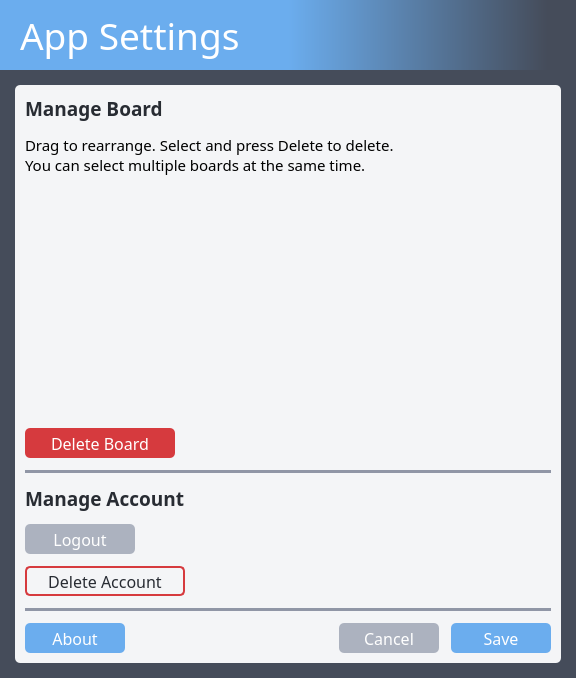
<?xml version="1.0" encoding="UTF-8"?>
<ui version="4.0">
 <class>SettingsWindow</class>
 <widget class="QMainWindow" name="SettingsWindow">
  <property name="geometry">
   <rect>
    <x>0</x>
    <y>0</y>
    <width>576</width>
    <height>678</height>
   </rect>
  </property>
  <property name="windowTitle">
   <string>App Settings</string>
  </property>
  <property name="windowIcon">
   <iconset resource="../../resources.qrc">
    <normaloff>:/img/resources/img/icon.png</normaloff>:/img/resources/img/icon.png</iconset>
  </property>
  <property name="styleSheet">
   <string notr="true">background-color: #454c5a;</string>
  </property>
  <property name="iconSize">
   <size>
    <width>128</width>
    <height>128</height>
   </size>
  </property>
  <widget class="QWidget" name="centralwidget">
   <layout class="QVBoxLayout" name="verticalLayout_3">
    <property name="spacing">
     <number>0</number>
    </property>
    <property name="leftMargin">
     <number>0</number>
    </property>
    <property name="topMargin">
     <number>0</number>
    </property>
    <property name="rightMargin">
     <number>0</number>
    </property>
    <property name="bottomMargin">
     <number>0</number>
    </property>
    <item>
     <widget class="QLabel" name="label_app_settings">
      <property name="sizePolicy">
       <sizepolicy hsizetype="Preferred" vsizetype="Fixed">
        <horstretch>0</horstretch>
        <verstretch>0</verstretch>
       </sizepolicy>
      </property>
      <property name="minimumSize">
       <size>
        <width>0</width>
        <height>70</height>
       </size>
      </property>
      <property name="font">
       <font>
        <family>Torus Pro</family>
        <pointsize>28</pointsize>
       </font>
      </property>
      <property name="styleSheet">
       <string notr="true">background-color: qlineargradient(spread:pad, x1:0.5, y1:0.5, x2:0.95, y2:0.5, stop:0 rgba(107, 173, 238, 255), stop:1 rgba(69, 76, 90, 255));
color: #ffffff;
padding: 0 0 0 10px;</string>
      </property>
      <property name="text">
       <string>App Settings</string>
      </property>
      <property name="margin">
       <number>10</number>
      </property>
     </widget>
    </item>
    <item>
     <widget class="QWidget" name="widget" native="true">
      <layout class="QVBoxLayout" name="verticalLayout_7">
       <property name="leftMargin">
        <number>15</number>
       </property>
       <property name="topMargin">
        <number>15</number>
       </property>
       <property name="rightMargin">
        <number>15</number>
       </property>
       <property name="bottomMargin">
        <number>15</number>
       </property>
       <item>
        <widget class="QWidget" name="widget" native="true">
         <property name="focusPolicy">
          <enum>Qt::TabFocus</enum>
         </property>
         <property name="styleSheet">
          <string notr="true">background-color: #f4f5f7;
border-radius: 5px;</string>
         </property>
         <layout class="QVBoxLayout" name="verticalLayout">
          <property name="spacing">
           <number>12</number>
          </property>
          <property name="leftMargin">
           <number>10</number>
          </property>
          <property name="topMargin">
           <number>10</number>
          </property>
          <property name="rightMargin">
           <number>10</number>
          </property>
          <property name="bottomMargin">
           <number>10</number>
          </property>
          <item>
           <layout class="QHBoxLayout" name="horizontalLayout_3">
            <item>
             <layout class="QVBoxLayout" name="verticalLayout_2">
              <item>
               <widget class="QLabel" name="label_manage_board">
                <property name="font">
                 <font>
                  <family>Torus Pro</family>
                  <pointsize>14</pointsize>
                  <bold>true</bold>
                 </font>
                </property>
                <property name="styleSheet">
                 <string notr="true">color: #282c33;</string>
                </property>
                <property name="text">
                 <string>Manage Board</string>
                </property>
                <property name="wordWrap">
                 <bool>true</bool>
                </property>
               </widget>
              </item>
              <item>
               <widget class="QLabel" name="label_manage_board_desc">
                <property name="font">
                 <font>
                  <family>Torus Pro</family>
                  <pointsize>11</pointsize>
                 </font>
                </property>
                <property name="text">
                 <string>Drag to rearrange. Select and press Delete to delete.
You can select multiple boards at the same time.</string>
                </property>
                <property name="wordWrap">
                 <bool>true</bool>
                </property>
               </widget>
              </item>
              <item>
               <widget class="QListWidget" name="listWidget_manage_board">
                <property name="font">
                 <font>
                  <family>Torus Pro</family>
                  <pointsize>12</pointsize>
                  <bold>true</bold>
                 </font>
                </property>
                <property name="focusPolicy">
                 <enum>Qt::TabFocus</enum>
                </property>
                <property name="styleSheet">
                 <string notr="true">QListWidget::item {
	height: 40px;
	padding: 0 8px 0 8px
}

QListWidget::item {
	background-color: #ffffff;
	color: #000000;
	border-radius: 5px
}

QListWidget::item:hover {
	background-color: #e2e4e9;
	color: #000000
}

QListWidget::item:selected {
	background-color: #cccccc;
	color: #000000
}

QListWidget::item:focus {
	background-color: #cccccc;
	color: #000000
}

QScrollBar:vertical {
	border: none;
	background: #f4f5f7;
	width: 10px;
	margin: 1px 0 0 0;
	border-radius: 5px;
}

QScrollBar::handle:vertical {
	background-color: #bfc0c5;
	min-height: 30px;
	border-radius: 5px;
}

QScrollBar::handle:vertical:hover {
	background-color: #afb0b4;
}

QScrollBar::handle:vertical:pressed {
	background-color: #929497;
}

QScrollBar::sub-line:vertical {
	height: 0;
}

QScrollBar::add-line:vertical {
	height: 0;
}

QScrollBar::up-arrow:vertical,
QScrollBar::down-arrow:vertical {
	background: none;
}

QScrollBar::add-page:vertical,
QScrollBar::sub-page:vertical {
	background: none;
}

QScrollBar QMenu {
	background-color: #ebecf0;
	border: none;
	padding: 5px;
	margin: 0px;
	font-size: 13px;
}

QScrollBar QMenu::item {
	padding: 5px 13px 5px 13px;
	color: #000000;
}

QScrollBar QMenu::item:selected {
	border-radius: 5px;
	background-color: #acb2bf;
	color: #ffffff;
}
</string>
                </property>
                <property name="frameShape">
                 <enum>QFrame::NoFrame</enum>
                </property>
                <property name="dragEnabled">
                 <bool>true</bool>
                </property>
                <property name="dragDropMode">
                 <enum>QAbstractItemView::InternalMove</enum>
                </property>
                <property name="defaultDropAction">
                 <enum>Qt::MoveAction</enum>
                </property>
                <property name="selectionMode">
                 <enum>QAbstractItemView::ExtendedSelection</enum>
                </property>
                <property name="verticalScrollMode">
                 <enum>QAbstractItemView::ScrollPerPixel</enum>
                </property>
                <property name="horizontalScrollMode">
                 <enum>QAbstractItemView::ScrollPerPixel</enum>
                </property>
                <property name="isWrapping" stdset="0">
                 <bool>false</bool>
                </property>
                <property name="spacing">
                 <number>5</number>
                </property>
                <property name="uniformItemSizes">
                 <bool>true</bool>
                </property>
                <property name="wordWrap">
                 <bool>true</bool>
                </property>
                <property name="selectionRectVisible">
                 <bool>true</bool>
                </property>
               </widget>
              </item>
              <item>
               <layout class="QHBoxLayout" name="horizontalLayout_4">
                <item>
                 <widget class="QPushButton" name="btn_delete">
                  <property name="sizePolicy">
                   <sizepolicy hsizetype="Fixed" vsizetype="Fixed">
                    <horstretch>0</horstretch>
                    <verstretch>0</verstretch>
                   </sizepolicy>
                  </property>
                  <property name="minimumSize">
                   <size>
                    <width>150</width>
                    <height>30</height>
                   </size>
                  </property>
                  <property name="font">
                   <font>
                    <family>Torus Pro</family>
                    <pointsize>12</pointsize>
                   </font>
                  </property>
                  <property name="cursor">
                   <cursorShape>PointingHandCursor</cursorShape>
                  </property>
                  <property name="focusPolicy">
                   <enum>Qt::TabFocus</enum>
                  </property>
                  <property name="styleSheet">
                   <string notr="true">QPushButton {
	background-color: #d63a3e;
	color: #ffffff;
	border-radius: 5px
}

QPushButton:hover {
	background-color: #9e2a2a;
}

QPushButton:focus {
	border-color: #000000;
	border-width: 1.5px;
	border-style: solid;
}
</string>
                  </property>
                  <property name="text">
                   <string>Delete Board</string>
                  </property>
                 </widget>
                </item>
                <item>
                 <spacer name="horizontalSpacer_3">
                  <property name="orientation">
                   <enum>Qt::Horizontal</enum>
                  </property>
                  <property name="sizeHint" stdset="0">
                   <size>
                    <width>40</width>
                    <height>20</height>
                   </size>
                  </property>
                 </spacer>
                </item>
               </layout>
              </item>
              <item>
               <widget class="Line" name="line_1">
                <property name="styleSheet">
                 <string notr="true">background-color: #9096a6;</string>
                </property>
                <property name="frameShadow">
                 <enum>QFrame::Plain</enum>
                </property>
                <property name="lineWidth">
                 <number>0</number>
                </property>
                <property name="midLineWidth">
                 <number>0</number>
                </property>
                <property name="orientation">
                 <enum>Qt::Horizontal</enum>
                </property>
               </widget>
              </item>
              <item>
               <widget class="QLabel" name="label_manage_account">
                <property name="font">
                 <font>
                  <family>Torus Pro</family>
                  <pointsize>14</pointsize>
                  <bold>true</bold>
                 </font>
                </property>
                <property name="styleSheet">
                 <string notr="true">color: #282c33;</string>
                </property>
                <property name="text">
                 <string>Manage Account</string>
                </property>
                <property name="wordWrap">
                 <bool>true</bool>
                </property>
               </widget>
              </item>
              <item>
               <layout class="QHBoxLayout" name="horizontalLayout_2">
                <item>
                 <widget class="QPushButton" name="btn_logout">
                  <property name="sizePolicy">
                   <sizepolicy hsizetype="Fixed" vsizetype="Fixed">
                    <horstretch>0</horstretch>
                    <verstretch>0</verstretch>
                   </sizepolicy>
                  </property>
                  <property name="minimumSize">
                   <size>
                    <width>110</width>
                    <height>30</height>
                   </size>
                  </property>
                  <property name="font">
                   <font>
                    <family>Torus Pro</family>
                    <pointsize>12</pointsize>
                   </font>
                  </property>
                  <property name="cursor">
                   <cursorShape>PointingHandCursor</cursorShape>
                  </property>
                  <property name="focusPolicy">
                   <enum>Qt::TabFocus</enum>
                  </property>
                  <property name="styleSheet">
                   <string notr="true">QPushButton {
	background-color: #acb2bf;
	color: #ffffff;
	border-radius: 5px
}

QPushButton:hover {
	background-color: #7e828c;
}

QPushButton:focus {
	border-color: #000000;
	border-width: 1.5px;
	border-style: solid;
}
</string>
                  </property>
                  <property name="text">
                   <string>Logout</string>
                  </property>
                  <property name="icon">
                   <iconset resource="../../resources.qrc">
                    <normaloff>:/img/resources/img/logout.png</normaloff>:/img/resources/img/logout.png</iconset>
                  </property>
                 </widget>
                </item>
                <item>
                 <spacer name="horizontalSpacer_2">
                  <property name="orientation">
                   <enum>Qt::Horizontal</enum>
                  </property>
                  <property name="sizeHint" stdset="0">
                   <size>
                    <width>40</width>
                    <height>20</height>
                   </size>
                  </property>
                 </spacer>
                </item>
               </layout>
              </item>
              <item>
               <widget class="QPushButton" name="btn_delete_account">
                <property name="sizePolicy">
                 <sizepolicy hsizetype="Fixed" vsizetype="Fixed">
                  <horstretch>0</horstretch>
                  <verstretch>0</verstretch>
                 </sizepolicy>
                </property>
                <property name="minimumSize">
                 <size>
                  <width>160</width>
                  <height>30</height>
                 </size>
                </property>
                <property name="font">
                 <font>
                  <family>Torus Pro</family>
                  <pointsize>12</pointsize>
                 </font>
                </property>
                <property name="cursor">
                 <cursorShape>PointingHandCursor</cursorShape>
                </property>
                <property name="focusPolicy">
                 <enum>Qt::TabFocus</enum>
                </property>
                <property name="styleSheet">
                 <string notr="true">QPushButton {
	border-color: #d63a3e;
	border-width: 1.5px;
	border-style: solid;
	color: #282c33;
	border-radius: 5px
}

QPushButton:hover {
	background-color: #d63a3e;
	color: #ffffff;
}

QPushButton:focus {
	border-color: #000000;
	border-width: 1.5px;
	border-style: solid;
	background-color: #d63a3e;
	color: #ffffff;
}
</string>
                </property>
                <property name="text">
                 <string>Delete Account</string>
                </property>
                <property name="icon">
                 <iconset resource="../../resources.qrc">
                  <normaloff>:/img/resources/img/delete.png</normaloff>:/img/resources/img/delete.png</iconset>
                </property>
               </widget>
              </item>
              <item>
               <widget class="Line" name="line_2">
                <property name="styleSheet">
                 <string notr="true">background-color: #9096a6;</string>
                </property>
                <property name="frameShadow">
                 <enum>QFrame::Plain</enum>
                </property>
                <property name="lineWidth">
                 <number>0</number>
                </property>
                <property name="midLineWidth">
                 <number>0</number>
                </property>
                <property name="orientation">
                 <enum>Qt::Horizontal</enum>
                </property>
               </widget>
              </item>
             </layout>
            </item>
           </layout>
          </item>
          <item>
           <layout class="QHBoxLayout" name="horizontalLayout">
            <item>
             <widget class="QPushButton" name="btn_about">
              <property name="sizePolicy">
               <sizepolicy hsizetype="Fixed" vsizetype="Fixed">
                <horstretch>0</horstretch>
                <verstretch>0</verstretch>
               </sizepolicy>
              </property>
              <property name="minimumSize">
               <size>
                <width>100</width>
                <height>30</height>
               </size>
              </property>
              <property name="font">
               <font>
                <family>Torus Pro</family>
                <pointsize>12</pointsize>
               </font>
              </property>
              <property name="cursor">
               <cursorShape>PointingHandCursor</cursorShape>
              </property>
              <property name="focusPolicy">
               <enum>Qt::TabFocus</enum>
              </property>
              <property name="styleSheet">
               <string notr="true">QPushButton {
	background-color: #6badee;
	color: #ffffff;
	border-radius: 5px
}

QPushButton:hover {
	background-color: #5487bb;
}

QPushButton:focus {
	border-color: #000000;
	border-width: 1.5px;
	border-style: solid;
}
</string>
              </property>
              <property name="text">
               <string>About</string>
              </property>
             </widget>
            </item>
            <item>
             <spacer name="horizontalSpacer">
              <property name="orientation">
               <enum>Qt::Horizontal</enum>
              </property>
              <property name="sizeHint" stdset="0">
               <size>
                <width>0</width>
                <height>0</height>
               </size>
              </property>
             </spacer>
            </item>
            <item>
             <widget class="QPushButton" name="btn_cancel">
              <property name="sizePolicy">
               <sizepolicy hsizetype="Fixed" vsizetype="Fixed">
                <horstretch>0</horstretch>
                <verstretch>0</verstretch>
               </sizepolicy>
              </property>
              <property name="minimumSize">
               <size>
                <width>100</width>
                <height>30</height>
               </size>
              </property>
              <property name="font">
               <font>
                <family>Torus Pro</family>
                <pointsize>12</pointsize>
               </font>
              </property>
              <property name="cursor">
               <cursorShape>PointingHandCursor</cursorShape>
              </property>
              <property name="focusPolicy">
               <enum>Qt::TabFocus</enum>
              </property>
              <property name="styleSheet">
               <string notr="true">QPushButton {
	background-color: #acb2bf;
	color: #ffffff;
	border-radius: 5px
}

QPushButton:hover {
	background-color: #7e828c;
}

QPushButton:focus {
	border-color: #000000;
	border-width: 1.5px;
	border-style: solid;
}
</string>
              </property>
              <property name="text">
               <string>Cancel</string>
              </property>
             </widget>
            </item>
            <item>
             <widget class="QPushButton" name="btn_save">
              <property name="sizePolicy">
               <sizepolicy hsizetype="Fixed" vsizetype="Fixed">
                <horstretch>0</horstretch>
                <verstretch>0</verstretch>
               </sizepolicy>
              </property>
              <property name="minimumSize">
               <size>
                <width>100</width>
                <height>30</height>
               </size>
              </property>
              <property name="font">
               <font>
                <family>Torus Pro</family>
                <pointsize>12</pointsize>
               </font>
              </property>
              <property name="cursor">
               <cursorShape>PointingHandCursor</cursorShape>
              </property>
              <property name="focusPolicy">
               <enum>Qt::TabFocus</enum>
              </property>
              <property name="styleSheet">
               <string notr="true">QPushButton {
	background-color: #6badee;
	color: #ffffff;
	border-radius: 5px
}

QPushButton:hover {
	background-color: #5487bb;
}

QPushButton:focus {
	border-color: #000000;
	border-width: 1.5px;
	border-style: solid;
}
</string>
              </property>
              <property name="text">
               <string>Save</string>
              </property>
             </widget>
            </item>
           </layout>
          </item>
         </layout>
        </widget>
       </item>
      </layout>
     </widget>
    </item>
   </layout>
  </widget>
 </widget>
 <tabstops>
  <tabstop>widget</tabstop>
  <tabstop>listWidget_manage_board</tabstop>
  <tabstop>btn_delete</tabstop>
  <tabstop>btn_logout</tabstop>
  <tabstop>btn_delete_account</tabstop>
  <tabstop>btn_about</tabstop>
  <tabstop>btn_cancel</tabstop>
  <tabstop>btn_save</tabstop>
 </tabstops>
 <resources>
  <include location="../../resources.qrc"/>
 </resources>
 <connections/>
</ui>
